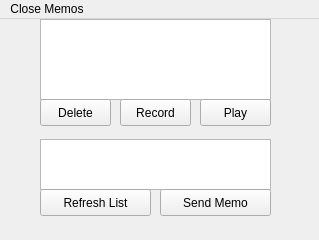
<?xml version="1.0" encoding="UTF-8"?>
<ui version="4.0">
 <class>MainWindow</class>
 <widget class="QMainWindow" name="MainWindow">
  <property name="geometry">
   <rect>
    <x>0</x>
    <y>0</y>
    <width>319</width>
    <height>240</height>
   </rect>
  </property>
  <property name="windowTitle">
   <string>Memos</string>
  </property>
  <widget class="QWidget" name="centralwidget">
   <widget class="QListView" name="listMemos">
    <property name="geometry">
     <rect>
      <x>40</x>
      <y>0</y>
      <width>231</width>
      <height>81</height>
     </rect>
    </property>
   </widget>
   <widget class="QListView" name="listPeers">
    <property name="geometry">
     <rect>
      <x>40</x>
      <y>120</y>
      <width>231</width>
      <height>51</height>
     </rect>
    </property>
   </widget>
   <widget class="QPushButton" name="btnRefreshPeers">
    <property name="geometry">
     <rect>
      <x>40</x>
      <y>170</y>
      <width>111</width>
      <height>27</height>
     </rect>
    </property>
    <property name="text">
     <string>Refresh List</string>
    </property>
   </widget>
   <widget class="QPushButton" name="btnSendMemo">
    <property name="geometry">
     <rect>
      <x>160</x>
      <y>170</y>
      <width>111</width>
      <height>27</height>
     </rect>
    </property>
    <property name="text">
     <string>Send Memo</string>
    </property>
   </widget>
   <widget class="QPushButton" name="btnRecordMemo">
    <property name="geometry">
     <rect>
      <x>120</x>
      <y>80</y>
      <width>71</width>
      <height>27</height>
     </rect>
    </property>
    <property name="text">
     <string>Record</string>
    </property>
   </widget>
   <widget class="QPushButton" name="btnPlayMemo">
    <property name="geometry">
     <rect>
      <x>200</x>
      <y>80</y>
      <width>71</width>
      <height>27</height>
     </rect>
    </property>
    <property name="text">
     <string>Play</string>
    </property>
   </widget>
   <widget class="QPushButton" name="btnDeleteMemo">
    <property name="geometry">
     <rect>
      <x>40</x>
      <y>80</y>
      <width>71</width>
      <height>27</height>
     </rect>
    </property>
    <property name="text">
     <string>Delete</string>
    </property>
   </widget>
  </widget>
  <widget class="QMenuBar" name="menubar">
   <property name="geometry">
    <rect>
     <x>0</x>
     <y>0</y>
     <width>319</width>
     <height>25</height>
    </rect>
   </property>
   <widget class="QMenu" name="menuClose_Memos">
    <property name="title">
     <string>Close Memos</string>
    </property>
   </widget>
   <addaction name="menuClose_Memos"/>
  </widget>
 </widget>
 <resources/>
 <connections/>
</ui>
